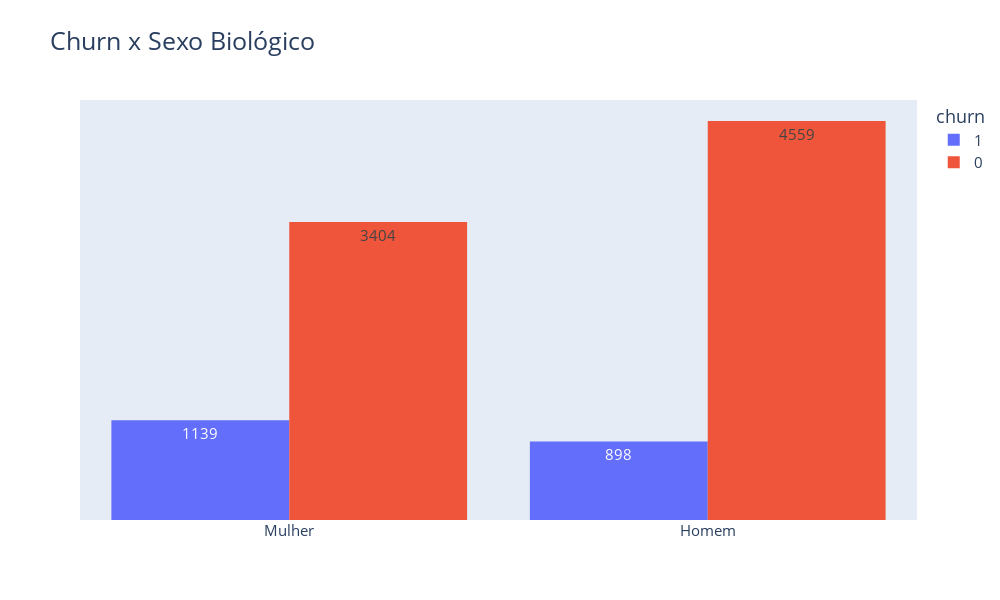

Write notebook code for a chart like this one.
### Code cell
#Grafico Churn x Sexo Biológico
fig = px.histogram(dados, x = 'sexo_biologico', text_auto = True, color = 'churn', barmode = 'group', title='Churn x Sexo Biológico')

fig = fig.update_layout(title_font_size=25,height=600, width=1000,
                  font_size=15,bargap=0.15,
                  yaxis={'visible': False, 'showticklabels': False},xaxis_title=None)
fig.show()

### Figure 1 — Plotly figure (JSON) as saved in the notebook; plotly's stock layout.template omitted (floating-point values rounded to 4 significant figures; data arrays with more than 128 entries replaced by an {"elided": "..."} marker saying what was removed)
{"data": [{"alignmentgroup": "True", "bingroup": "x", "hovertemplate": "churn=1<br>sexo_biologico=%{x}<br>count=%{y}<extra></extra>", "legendgroup": "1", "marker": {"color": "#636efa", "pattern": {"shape": ""}}, "name": "1", "offsetgroup": "1", "orientation": "v", "showlegend": true, "texttemplate": "%{value}", "type": "histogram", "x": {"elided": "2037 str values"}, "xaxis": "x", "yaxis": "y"}, {"alignmentgroup": "True", "bingroup": "x", "hovertemplate": "churn=0<br>sexo_biologico=%{x}<br>count=%{y}<extra></extra>", "legendgroup": "0", "marker": {"color": "#EF553B", "pattern": {"shape": ""}}, "name": "0", "offsetgroup": "0", "orientation": "v", "showlegend": true, "texttemplate": "%{value}", "type": "histogram", "x": {"elided": "7963 str values"}, "xaxis": "x", "yaxis": "y"}], "layout": {"bargap": 0.15, "barmode": "group", "font": {"size": 15}, "height": 600, "legend": {"title": {"text": "churn"}, "tracegroupgap": 0}, "title": {"font": {"size": 25}, "text": "Churn x Sexo Biológico"}, "width": 1000, "xaxis": {"anchor": "y", "domain": [0, 1], "title": {}}, "yaxis": {"anchor": "x", "domain": [0, 1], "showticklabels": false, "title": {"text": "count"}, "visible": false}}}
